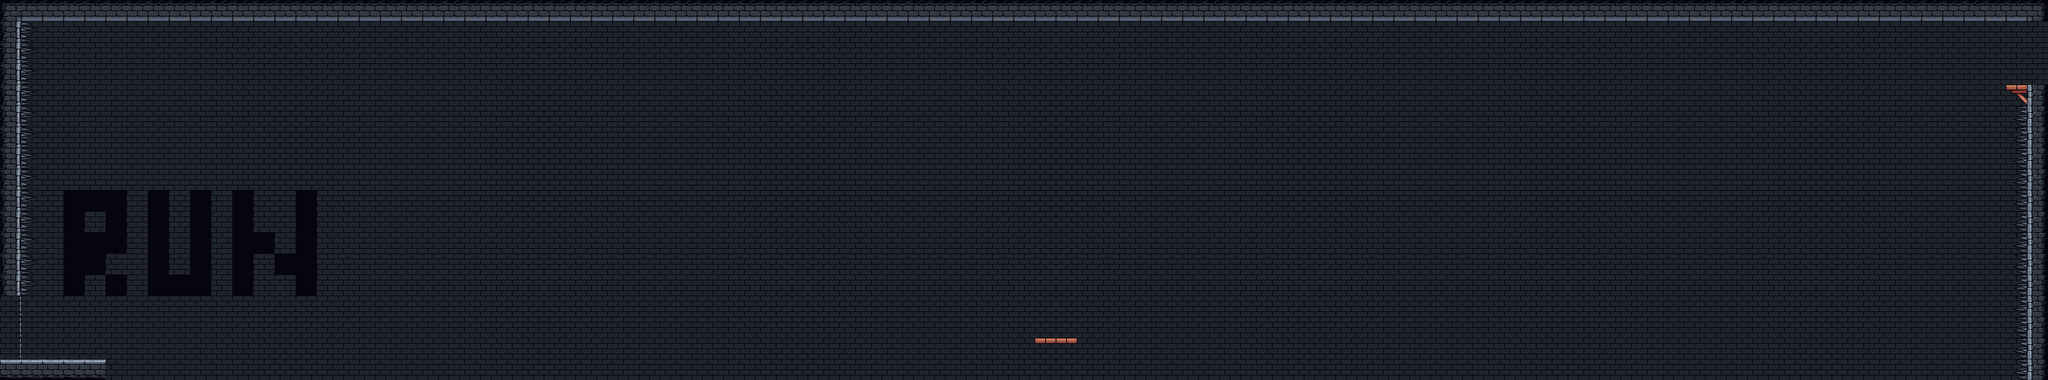

A level layout from a 2D game, rendered from its tile map. Below: a short description, then the map file with tile-grid data replaced by summaries:
An orthogonal 97x18 tile map with 32x32 px tiles, 4 tile layers (Background_Wall, Decor_Back, Decor_Front, Ground) and 46 objects (34x Enemy, 3x Spikes, 2x OneWay, SpawnDown, LevelExit).

<map version="1.10" tiledversion="1.12.1" orientation="orthogonal" renderorder="right-up" width="97" height="18" tilewidth="32" tileheight="32" infinite="0" nextlayerid="9" nextobjectid="177">
 <tileset firstgid="1" name="CastleTiles" tilewidth="32" tileheight="32" tilecount="56" columns="8">
  <image source="tiles/CastleTiles.png" width="256" height="224" />
 </tileset>
 <layer id="4" name="Background_Wall" width="97" height="18">
  <data>[1746 cells, 1 non-empty, 1 distinct tile ids]</data>
 </layer>
 <layer id="5" name="Decor_Back" width="97" height="18">
  <data>[1746 cells, 1746 non-empty, 2 distinct tile ids]</data>
 </layer>
 <layer id="6" name="Decor_Front" width="97" height="18">
  <data>[1746 cells, 26 non-empty, 1 distinct tile ids]</data>
 </layer>
 <layer id="1" name="Ground" width="97" height="18">
  <data>[1746 cells, 135 non-empty, 9 distinct tile ids]</data>
 </layer>
 <objectgroup id="8" name="Enemies">
  <object id="132" name="FireWisp" type="Enemy" x="1242" y="321.333">
   <point />
  </object>
  <object id="134" name="FireWisp" type="Enemy" x="1792" y="448">
   <point />
  </object>
  <object id="135" name="FireWisp" type="Enemy" x="2202" y="334">
   <point />
  </object>
  <object id="136" name="FireWisp" type="Enemy" x="2446.67" y="250">
   <point />
  </object>
  <object id="137" name="FireWisp" type="Enemy" x="2889.33" y="407.333">
   <point />
  </object>
  <object id="145" name="FireWisp" type="Enemy" x="318.667" y="497.333">
   <point />
  </object>
  <object id="146" name="FireWisp" type="Enemy" x="501.333" y="429.333">
   <point />
  </object>
  <object id="147" name="FireWisp" type="Enemy" x="682.667" y="329.333">
   <point />
  </object>
  <object id="148" name="FireWisp" type="Enemy" x="862.667" y="428">
   <point />
  </object>
  <object id="149" name="FireWisp" type="Enemy" x="1029.33" y="432">
   <point />
  </object>
  <object id="150" name="FireWisp" type="Enemy" x="1404" y="456">
   <point />
  </object>
  <object id="151" name="FireWisp" type="Enemy" x="1225.33" y="542.667">
   <point />
  </object>
  <object id="152" name="FireWisp" type="Enemy" x="950.667" y="130.667">
   <point />
  </object>
  <object id="153" name="FireWisp" type="Enemy" x="96" y="284">
   <point />
  </object>
  <object id="154" name="FireWisp" type="Enemy" x="1969.33" y="332">
   <point />
  </object>
  <object id="155" name="FireWisp" type="Enemy" x="2109.33" y="492">
   <point />
  </object>
  <object id="156" name="FireWisp" type="Enemy" x="2592" y="416">
   <point />
  </object>
  <object id="157" name="FireWisp" type="Enemy" x="2764" y="265.333">
   <point />
  </object>
  <object id="158" name="FireWisp" type="Enemy" x="2944" y="152">
   <point />
  </object>
  <object id="159" name="FireWisp" type="Enemy" x="413" y="470">
   <point />
  </object>
  <object id="160" name="FireWisp" type="Enemy" x="580" y="375">
   <point />
  </object>
  <object id="161" name="FireWisp" type="Enemy" x="950" y="287">
   <point />
  </object>
  <object id="162" name="FireWisp" type="Enemy" x="767" y="388">
   <point />
  </object>
  <object id="163" name="FireWisp" type="Enemy" x="952" y="430">
   <point />
  </object>
  <object id="164" name="FireWisp" type="Enemy" x="1136" y="376">
   <point />
  </object>
  <object id="165" name="FireWisp" type="Enemy" x="1329" y="390">
   <point />
  </object>
  <object id="166" name="FireWisp" type="Enemy" x="1888" y="384">
   <point />
  </object>
  <object id="167" name="FireWisp" type="Enemy" x="2047" y="409">
   <point />
  </object>
  <object id="168" name="FireWisp" type="Enemy" x="2325" y="287">
   <point />
  </object>
  <object id="169" name="FireWisp" type="Enemy" x="2528" y="326">
   <point />
  </object>
  <object id="170" name="FireWisp" type="Enemy" x="2679" y="342">
   <point />
  </object>
  <object id="171" name="FireWisp" type="Enemy" x="2838" y="214">
   <point />
  </object>
  <object id="172" name="FireWisp" type="Enemy" x="2998" y="112">
   <point />
  </object>
  <object id="173" name="FireWisp" type="Enemy" x="2893" y="181">
   <point />
  </object>
 </objectgroup>
 <objectgroup id="3" name="Collision">
  <object id="67" name="SpawnDown" x="95.724" y="516.631">
   <point />
  </object>
  <object id="113" name="Spikes" type="Spikes" x="76" y="601.333" width="3114" height="152" />
  <object id="126" name="Platform" type="OneWay" x="1568" y="512" width="64" height="7.5" />
  <object id="128" name="Platform" type="OneWay" x="3040" y="128" width="32" height="7.5" />
  <object id="129" name="ExitUp" type="LevelExit" x="3093.33" y="30.6667" width="128" height="96">
   <properties>
    <property name="TargetLevel" value="level5" />
   </properties>
  </object>
  <object id="138" x="0" y="544" width="160" height="32" />
  <object id="141" x="3072" y="128" width="32" height="448" />
  <object id="142" x="0" y="0" width="32" height="448" />
  <object id="143" x="0" y="0" width="3104" height="32" />
  <object id="144" x="0" y="448" width="32" height="96" />
  <object id="175" name="Spikes" type="Spikes" x="30.6818" y="30.8488" width="17.6364" height="417.302" />
  <object id="176" name="Spikes" type="Spikes" x="3054.68" y="157.849" width="17.6364" height="419.302" />
 </objectgroup>
</map>
